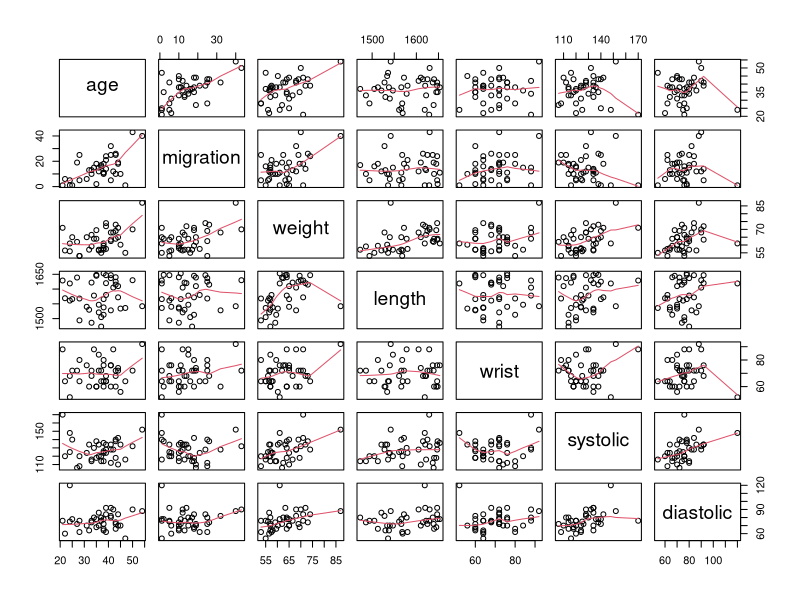

Source code (R):
peruvians = read.csv(file = "peruvians.txt", header = TRUE, sep = " ")
peruvians = peruvians[, -c(5, 6, 7)]

# 1.
pairs(peruvians, panel=panel.smooth)

# gota think about it first, no idea

# 2.
attach(peruvians)
cor.test(age, migration, method = "spearman")
cor.test(weight, migration, method = "spearman")
cor.test(length, migration, method = "spearman")
cor.test(wrist, migration, method = "spearman")
cor.test(systolic, migration, method = "spearman")
cor.test(diastolic, migration, method = "spearman")

cor.test(age, migration, method = "spearman")[[4]] # 0.4760575
cor.test(weight, migration, method = "spearman")[[4]] # 0.3506956
cor.test(length, migration, method = "spearman")[[4]] # 0.08458432
cor.test(wrist, migration, method = "spearman")[[4]] # 0.2193498
cor.test(systolic, migration, method = "spearman")[[4]] # -0.1684286
cor.test(diastolic, migration, method = "spearman")[[4]] # 0.07514098

# As I understood, the higher the rho, the higher correlation ther is between the things, seems like age-migration has the highest correlation

# > cor.test(age,migration,method="spearman")
#
# Spearman's rank correlation rho
#
# data:  age and migration
# S = 5176.6, p-value = 0.002189
# alternative hypothesis: true rho is not equal to 0
# sample estimates:
# rho
# 0.4760575
#
# Warning message:
# In cor.test.default(age, migration, method = "spearman") :
# Cannot compute exact p-value with ties
# > cor.test(weight,migration,method="spearman")
#
# Spearman's rank correlation rho
#
# data:  weight and migration
# S = 6415.1, p-value = 0.02861
# alternative hypothesis: true rho is not equal to 0
# sample estimates:
#   rho
# 0.3506956
#
# Warning message:
#   In cor.test.default(weight, migration, method = "spearman") :
#   Cannot compute exact p-value with ties
# > cor.test(length,migration,method="spearman")
#
# Spearman's rank correlation rho
#
# data:  length and migration
# S = 9044.3, p-value = 0.6087
# alternative hypothesis: true rho is not equal to 0
# sample estimates:
# rho
# 0.08458432
#
# Warning message:
# In cor.test.default(length, migration, method = "spearman") :
# Cannot compute exact p-value with ties
# > cor.test(wrist,migration,method="spearman")
#
# Spearman's rank correlation rho
#
# data:  wrist and migration
# S = 7712.8, p-value = 0.1797
# alternative hypothesis: true rho is not equal to 0
# sample estimates:
#   rho
# 0.2193498
#
# Warning message:
#   In cor.test.default(wrist, migration, method = "spearman") :
#   Cannot compute exact p-value with ties
# > cor.test(systolic,migration,method="spearman")
#
# Spearman's rank correlation rho
#
# data:  systolic and migration
# S = 11544, p-value = 0.3054
# alternative hypothesis: true rho is not equal to 0
# sample estimates:
# rho
# -0.1684286
#
# Warning message:
# In cor.test.default(systolic, migration, method = "spearman") :
# Cannot compute exact p-value with ties
# > cor.test(diastolic,migration,method="spearman")
#
# Spearman's rank correlation rho
#
# data:  diastolic and migration
# S = 9137.6, p-value = 0.6494
# alternative hypothesis: true rho is not equal to 0
# sample estimates:
#   rho
# 0.07514098
#
# Warning message:
#   In cor.test.default(diastolic, migration, method = "spearman") :
#   Cannot compute exact p-value with ties

detach(peruvians)
